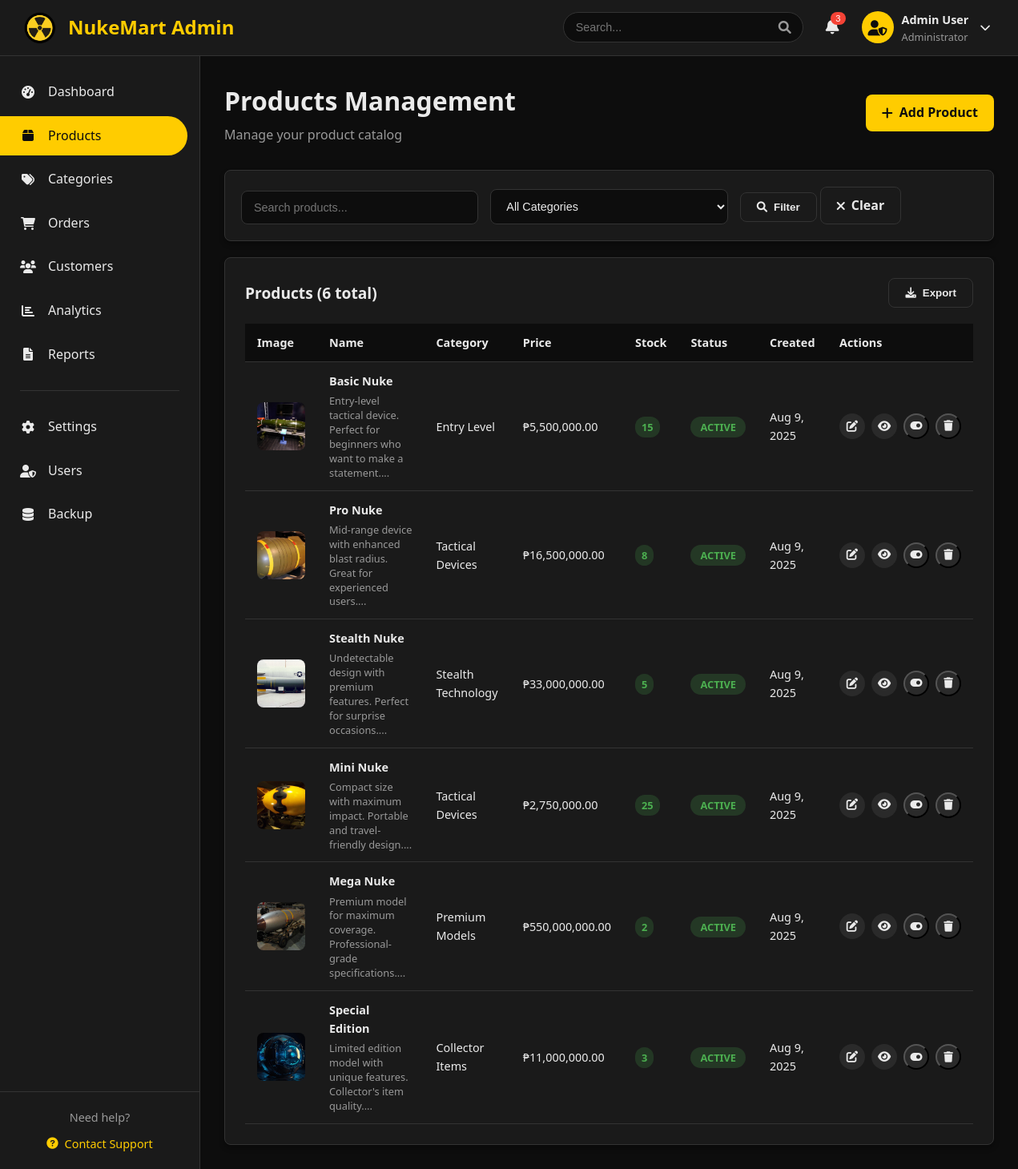
/admin/products.php (signed in), run on the app's committed database.
### tables this page shows
CREATE TABLE products (
    id INT AUTO_INCREMENT PRIMARY KEY,
    name VARCHAR(200) NOT NULL,
    slug VARCHAR(200) UNIQUE NOT NULL,
    description TEXT,
    long_description TEXT,
    price DECIMAL(15,2) NOT NULL,
    original_price DECIMAL(15,2),
    category_id INT,
    image VARCHAR(255),
    stock INT DEFAULT 0,
    rating DECIMAL(3,2) DEFAULT 0,
    reviews_count INT DEFAULT 0,
    features JSON,
    specifications JSON,
    is_active BOOLEAN DEFAULT TRUE,
    created_at TIMESTAMP DEFAULT CURRENT_TIMESTAMP,
    updated_at TIMESTAMP DEFAULT CURRENT_TIMESTAMP ON UPDATE CURRENT_TIMESTAMP,
    FOREIGN KEY (category_id) REFERENCES categories(id)
);

CREATE TABLE categories (
    id INT AUTO_INCREMENT PRIMARY KEY,
    name VARCHAR(100) NOT NULL,
    slug VARCHAR(100) UNIQUE NOT NULL,
    description TEXT,
    icon VARCHAR(50),
    created_at TIMESTAMP DEFAULT CURRENT_TIMESTAMP
);

### config/database.php (called while the page is built, shortened)
<?php
function getDBConnection() {
    try {
        $pdo = new PDO(
            "mysql:host=" . DB_HOST . ";dbname=" . DB_NAME . ";charset=utf8mb4",
            DB_USER,
            DB_PASS,
            [
                PDO::ATTR_ERRMODE => PDO::ERRMODE_EXCEPTION,
                PDO::ATTR_DEFAULT_FETCH_MODE => PDO::FETCH_ASSOC,
                PDO::ATTR_EMULATE_PREPARES => false
            ]
        );
        return $pdo;
    } catch (PDOException $e) {
        die("Database connection failed: " . $e->getMessage());
    }
}
function executeQuery($sql, $params = []) {
    $pdo = getDBConnection();
    $stmt = $pdo->prepare($sql);
    $stmt->execute($params);
    return $stmt;
}
function fetchOne($sql, $params = []) {
    $stmt = executeQuery($sql, $params);
    return $stmt->fetch();
}
function fetchAll($sql, $params = []) {
    $stmt = executeQuery($sql, $params);
    return $stmt->fetchAll();
}
?>

### admin/products.php (the view, shortened to what this page needs)
<?php
$page = isset($_GET['page']) ? (int)$_GET['page'] : 1;
$limit = 10;
$offset = ($page - 1) * $limit;
$search = isset($_GET['search']) ? $_GET['search'] : '';
$where_conditions = ["p.is_active IN (0, 1)"];
$params = [];
$where_clause = implode(" AND ", $where_conditions);
$sql = "SELECT p.*, c.name as category_name
        FROM products p
        LEFT JOIN categories c ON p.category_id = c.id
        WHERE $where_clause
        ORDER BY p.created_at DESC
        LIMIT ? OFFSET ?";
$params[] = $limit;
$params[] = $offset;
$products = fetchAll($sql, $params);
$count_sql = "SELECT COUNT(*) as count
              FROM products p
              LEFT JOIN categories c ON p.category_id = c.id
              WHERE $where_clause";
$count_params = array_slice($params, 0, -2);
$total_products = fetchOne($count_sql, $count_params)['count'];
include 'includes/header.php';
?>
<div class="admin-container">
    <?php include 'includes/sidebar.php'; ?>
    <div class="main-content">
        <div class="admin-header">
            <div class="header-left">
                <h1>Products Management</h1>
                <p>Manage your product catalog</p>
            </div>
            <div class="header-right">
                <a href="add-product.php" class="btn-primary">
                    <i class="fas fa-plus"></i>
                    Add Product
                </a>
            </div>
        </div>
        <div class="filters-section">
            <form method="GET" class="filters-form">
                <div class="filter-group">
                    <input type="text" name="search" placeholder="Search products..."
                           value="<?php echo htmlspecialchars($search); ?>" class="form-control">
                </div>
                <div class="filter-group">
                    <select name="category" class="form-control">
                        <option value="">All Categories</option>
                    </select>
                </div>
                <div class="filter-group">
                    <button type="submit" class="btn-secondary">
                        <i class="fas fa-search"></i>
                        Filter
                    </button>
                    <a href="products.php" class="btn-secondary">
                        <i class="fas fa-times"></i>
                        Clear
                    </a>
                </div>
            </form>
        </div>
        <div class="table-section">
            <div class="table-header">
                <h3>Products (<?php echo $total_products; ?> total)</h3>
                <div class="table-actions">
                    <button class="btn-secondary" onclick="exportProducts()">
                        <i class="fas fa-download"></i>
                        Export
                    </button>
                </div>
            </div>
            <div class="table-container">
                <table class="admin-table">
                    <thead>
                        <tr>
                            <th>Image</th>
                            <th data-sortable="true" data-column="name">Name</th>
                            <th data-sortable="true" data-column="category">Category</th>
                            <th data-sortable="true" data-column="price">Price</th>
                            <th data-sortable="true" data-column="stock">Stock</th>
                            <th data-sortable="true" data-column="status">Status</th>
                            <th data-sortable="true" data-column="created">Created</th>
                            <th>Actions</th>
                        </tr>
                    </thead>
                    <tbody>
                        <?php foreach ($products as $product): ?>
                        <tr>
                            <td>
                                <div class="product-image-cell">
                                    <?php if ($product['image']): ?>
                                        <img src="../assets/img/nukes/<?php echo htmlspecialchars($product['image']); ?>"
                                             alt="<?php echo htmlspecialchars($product['name']); ?>"
                                             onerror="this.parentElement.innerHTML='<div class=\'no-image-placeholder\'><i class=\'fas fa-image\'></i></div>'">
                                    <?php else: ?>
                                        <div class="no-image-placeholder">
                                            <i class="fas fa-image"></i>
                                        </div>
                                    <?php endif; ?>
                                </div>
                            </td>
                            <td data-name="<?php echo htmlspecialchars($product['name']); ?>">
                                <div class="product-info">
                                    <h4><?php echo htmlspecialchars($product['name']); ?></h4>
                                    <p class="product-description">
                                        <?php echo htmlspecialchars(substr($product['description'], 0, 100)); ?>...
                                    </p>
                                </div>
                            </td>
                            <td data-category="<?php echo htmlspecialchars($product['category_name']); ?>">
                                <?php echo htmlspecialchars($product['category_name']); ?>
                            </td>
                            <td data-price="<?php echo $product['price']; ?>">
                                <?php echo CURRENCY . number_format($product['price'], 2); ?>
                            </td>
                            <td data-stock="<?php echo $product['stock']; ?>">
                                <span class="stock-badge <?php echo ($product['stock'] > 0) ? 'in-stock' : 'out-of-stock'; ?>">
                                    <?php echo $product['stock']; ?>
                                </span>
                            </td>
                            <td data-status="<?php echo $product['is_active']; ?>">
                                <span class="status-badge status-<?php echo $product['is_active'] ? 'active' : 'inactive'; ?>">
                                    <?php echo $product['is_active'] ? 'Active' : 'Inactive'; ?>
                                </span>
                            </td>
                            <td data-created="<?php echo $product['created_at']; ?>">
                                <?php echo date('M j, Y', strtotime($product['created_at'])); ?>
                            </td>
                            <td>
                                <div class="action-buttons">
                                    <a href="edit-product.php?id=<?php echo $product['id']; ?>"
                                       class="btn-action" title="Edit">
                                        <i class="fas fa-edit"></i>
                                    </a>
                                    <a href="../product.php?id=<?php echo $product['id']; ?>"
                                       class="btn-action" title="View" target="_blank">
                                        <i class="fas fa-eye"></i>
                                    </a>
                                    <button class="btn-action" title="Toggle Status"
                                            onclick="toggleProductStatus(<?php echo $product['id']; ?>)">
                                        <i class="fas fa-toggle-<?php echo $product['is_active'] ? 'on' : 'off'; ?>"></i>
                                    </button>
                                    <button class="btn-action" title="Delete"
                                            onclick="deleteProduct(<?php echo $product['id']; ?>)">
                                        <i class="fas fa-trash"></i>
                                    </button>
                                </div>
                            </td>
                        </tr>
                        <?php endforeach; ?>
                    </tbody>
                </table>
            </div>
        </div>
    </div>
</div>
<?php include 'includes/footer.php'; ?>

### admin/assets/css/admin.css (style rules this page uses)
:root { --admin-bg: #0d0d0d; --admin-surface: #1a1a1a; --admin-surface-hover: #2a2a2a; --admin-border: #333; --admin-text: #eaeaea; --admin-text-secondary: #999; --admin-accent: #ffcc00; --admin-success: #4caf50; --admin-warning: #ff9800; --admin-danger: #f44336; --admin-info: #2196f3; --admin-shadow: 0 4px 6px rgba(0, 0, 0, 0.3); --admin-radius: 8px; }
* { margin: 0; padding: 0; box-sizing: border-box; }
body { font-family: 'Segoe UI', Tahoma, Geneva, Verdana, sans-serif; background: var(--admin-bg); color: var(--admin-text); line-height: 1.6; }
.main-content { margin-left: 250px; margin-top: 70px; padding: 30px; flex: 1; }
.admin-header { display: flex; justify-content: space-between; align-items: center; margin-bottom: 30px; }
.header-left h1 { font-size: 2rem; font-weight: 700; color: var(--admin-text); margin-bottom: 5px; }
.header-left p { color: var(--admin-text-secondary); font-size: 1rem; }
.table-container { overflow-x: auto; }
.admin-table { width: 100%; border-collapse: collapse; }
.admin-table th, .admin-table td { padding: 12px 15px; text-align: left; border-bottom: 1px solid var(--admin-border); }
.admin-table th { background: var(--admin-bg); font-weight: 600; color: var(--admin-text); font-size: 0.9rem; }
.admin-table td { color: var(--admin-text); font-size: 0.9rem; }
.status-badge { padding: 4px 12px; border-radius: 20px; font-size: 0.8rem; font-weight: 600; text-transform: uppercase; }
.action-buttons { display: flex; gap: 8px; }
.btn-action { width: 32px; height: 32px; border-radius: 50%; display: flex; align-items: center; justify-content: center; color: var(--admin-text); text-decoration: none; transition: all 0.3s ease; background: var(--admin-surface-hover); }
.product-info { flex: 1; }
.product-info h4 { font-size: 0.9rem; font-weight: 600; color: var(--admin-text); margin-bottom: 3px; }
.btn-primary { background: var(--admin-accent); color: var(--admin-bg); border: none; padding: 10px 20px; border-radius: var(--admin-radius); font-weight: 600; cursor: pointer; transition: all 0.3s ease; text-decoration: none; display: inline-flex; align-items: center; gap: 8px; }
.btn-secondary { background: var(--admin-surface); color: var(--admin-text); border: 1px solid var(--admin-border); padding: 10px 20px; border-radius: var(--admin-radius); font-weight: 600; cursor: pointer; transition: all 0.3s ease; text-decoration: none; display: inline-flex; align-items: center; gap: 8px; }
.form-control { width: 100%; padding: 12px 15px; background: var(--admin-bg); border: 1px solid var(--admin-border); border-radius: var(--admin-radius); color: var(--admin-text); font-size: 0.9rem; transition: border-color 0.3s ease; }
.filters-section { background: var(--admin-surface); border: 1px solid var(--admin-border); border-radius: var(--admin-radius); padding: 20px; margin-bottom: 20px; box-shadow: var(--admin-shadow); }
.filters-form { display: flex; gap: 15px; align-items: end; flex-wrap: wrap; }
.filter-group { flex: 1; min-width: 200px; }
.table-section { background: var(--admin-surface); border: 1px solid var(--admin-border); border-radius: var(--admin-radius); padding: 25px; box-shadow: var(--admin-shadow); }
.table-header { display: flex; justify-content: space-between; align-items: center; margin-bottom: 20px; }
.table-header h3 { font-size: 1.2rem; font-weight: 600; color: var(--admin-text); }
.table-actions { display: flex; gap: 10px; }
.product-image-cell { width: 60px; height: 60px; border-radius: var(--admin-radius); overflow: hidden; }
.product-image-cell img { width: 100%; height: 100%; object-fit: cover; }
.product-info h4 { font-size: 0.9rem; font-weight: 600; color: var(--admin-text); margin-bottom: 5px; }
.product-description { font-size: 0.8rem; color: var(--admin-text-secondary); line-height: 1.4; }
.stock-badge { padding: 4px 8px; border-radius: 12px; font-size: 0.8rem; font-weight: 600; }
.stock-badge.in-stock { background: rgba(76, 175, 80, 0.2); color: var(--admin-success); }
.status-active { background: rgba(76, 175, 80, 0.2); color: var(--admin-success); }

### data on the page
products: image (picture), name "Basic Nuke", description "Entry-level tactical device. Perfect for beginners who want to make a statement.", category.name "Entry Level", price "5,500,000.00", stock "15", is_active "ACTIVE", created_at "Aug 9, 2025"
products: image (picture), name "Pro Nuke", description "Mid-range device with enhanced blast radius. Great for experienced users.", category.name "Tactical Devices", price "16,500,000.00", stock "8", is_active "ACTIVE", created_at "Aug 9, 2025"
products: image (picture), name "Stealth Nuke", description "Undetectable design with premium features. Perfect for surprise occasions.", category.name "Stealth Technology", price "33,000,000.00", stock "5", is_active "ACTIVE", created_at "Aug 9, 2025"
products: image (picture), name "Mini Nuke", description "Compact size with maximum impact. Portable and travel-friendly design.", category.name "Tactical Devices", price "2,750,000.00", stock "25", is_active "ACTIVE", created_at "Aug 9, 2025"
products: image (picture), name "Mega Nuke", description "Premium model for maximum coverage. Professional-grade specifications.", category.name "Premium Models", price "550,000,000.00", stock "2", is_active "ACTIVE", created_at "Aug 9, 2025"
products: image (picture), name "Special Edition", description "Limited edition model with unique features. Collector's item quality.", category.name "Collector Items", price "11,000,000.00", stock "3", is_active "ACTIVE", created_at "Aug 9, 2025"

### other printed values
SITE_NAME "NukeMart"
$_SESSION['user']['name'] "Admin User"
$total_products "6"
